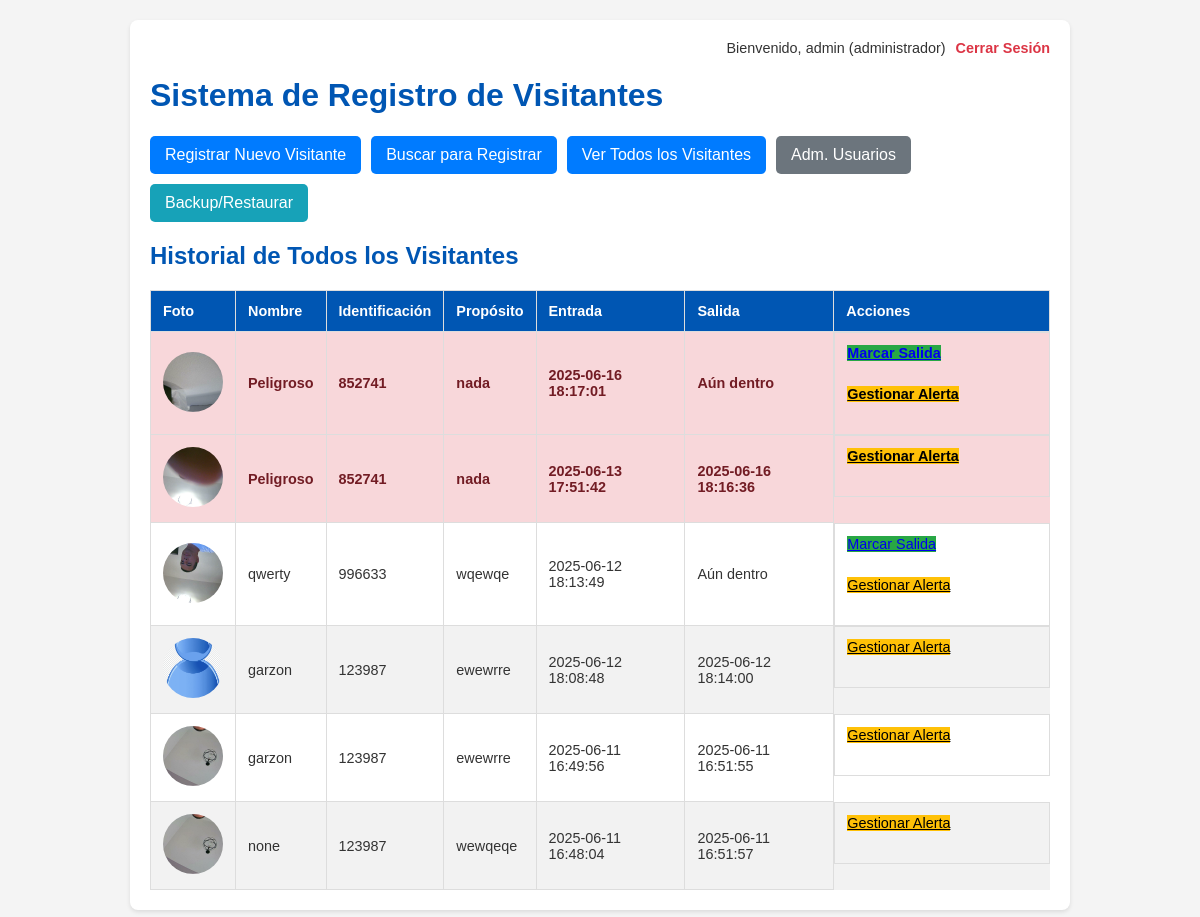
Page /all_visitors (signed in) on the committed database.
### tables this page shows
CREATE TABLE users (
                id INTEGER PRIMARY KEY AUTOINCREMENT, username TEXT UNIQUE NOT NULL,
                password TEXT NOT NULL, role TEXT NOT NULL, photo_path TEXT
            );

CREATE TABLE visitors (
                id INTEGER PRIMARY KEY AUTOINCREMENT,
                name TEXT NOT NULL, id_number TEXT NOT NULL, purpose TEXT NOT NULL,
                entry_time DATETIME NOT NULL, exit_time DATETIME,
                registered_by TEXT NOT NULL, photo_path TEXT
            );

### app.py (the view)
@app.route('/all_visitors')
@login_required
def view_all_visitors():
    all_visitors = get_db_connection().execute('SELECT v.*, f.reason as flag_reason FROM visitors v LEFT JOIN flagged_visitors f ON v.id_number = f.id_number ORDER BY v.entry_time DESC').fetchall()
    return render_template('index.html', visitors=all_visitors, current_user=g.user, all_visitors=True)

### app.py (called while the page is built)
def get_db_connection():
    conn = sqlite3.connect(app.config['DATABASE'])
    conn.row_factory = sqlite3.Row
    return conn

@app.before_request
def load_logged_in_user():
    user_id = session.get('user_id')
    g.user = None
    if user_id:
        conn = get_db_connection()
        g.user = conn.execute('SELECT * FROM users WHERE id = ?', (user_id,)).fetchone()
        conn.close()

def login_required(view):
    @functools.wraps(view)
    def wrapped_view(**kwargs):
        if g.user is None:
            flash('Debes iniciar sesión para acceder a esta página.', 'warning')
            return redirect(url_for('login'))
        return view(**kwargs)
    return wrapped_view

### templates/index.html (shortened to what this page needs)
<!DOCTYPE html>
<html lang="es">
<head>
</head>
<body>
    <div class="container">
        {% if current_user %}
        <div class="user-info">
            <span>Bienvenido, {{ current_user.username }} ({{ current_user.role }})</span>
            <a href="{{ url_for('logout') }}">Cerrar Sesión</a>
        </div>
        {% endif %}
        <h1>Sistema de Registro de Visitantes</h1>
        <div class="action-buttons">
            <a href="{{ url_for('register') }}" class="button-main">Registrar Nuevo Visitante</a>
            <a href="{{ url_for('search_visitor') }}" class="button-main">Buscar para Registrar</a>
            <a href="{{ url_for('view_all_visitors') }}" class="button-main">Ver Todos los Visitantes</a>
            {% if current_user and current_user.role == 'administrador' %}
                <a href="{{ url_for('manage_users') }}" class="button-secondary">Adm. Usuarios</a>
                <a href="{{ url_for('restore_backup_options') }}" class="button-info">Backup/Restaurar</a>
            {% endif %}
        </div>
        <h2>{% if all_visitors %}Historial de Todos los Visitantes{% elif is_backup_view %}Datos del Backup{% else %}Visitantes Actualmente en el Colegio{% endif %}</h2>
        {% if visitors %}
        <table>
            <thead>
                <tr>
                    <th>Foto</th><th>Nombre</th><th>Identificación</th><th>Propósito</th><th>Entrada</th><th>Salida</th><th>Acciones</th>
                </tr>
            </thead>
            <tbody>
                {% for visitor in visitors %}
                <tr class="{{ 'flagged-visitor' if visitor.flag_reason }}" title="{{ 'Motivo de Alerta: ' + visitor.flag_reason if visitor.flag_reason else '' }}">
                    <td>
                        {% if visitor.photo_path %}
                            <img src="{{ url_for('static', filename=visitor.photo_path) }}" alt="Foto" class="visitor-photo">
                        {% else %}
                            <img src="{{ url_for('static', filename='uploads/users/default_user_photo.png') }}" alt="Sin Foto" class="visitor-photo">
                        {% endif %}
                    </td>
                    <td>{{ visitor.name }}</td>
                    <td>{{ visitor.id_number }}</td>
                    <td>{{ visitor.purpose }}</td>
                    <td>{{ visitor.entry_time.split('.')[0] }}</td>
                    <td>{{ visitor.exit_time.split('.')[0] if visitor.exit_time else 'Aún dentro' }}</td>
                    <td class="td-actions">
                        {% if not visitor.exit_time and not is_backup_view %}
                            <a href="{{ url_for('mark_exit', visitor_id=visitor.id) }}" class="action-buttons button-exit">Marcar Salida</a>
                        {% endif %}
                        <a href="{{ url_for('manage_visitor_alert', id_number=visitor.id_number) }}" class="action-buttons button-alert">Gestionar Alerta</a>
                    </td>
                </tr>
                {% endfor %}
            </tbody>
        </table>
        {% else %}
            <p>No hay visitantes registrados.</p>
        {% endif %}
    </div>
</body>
</html>

### templates/index.html (style rules this page uses)
body { font-family: Arial, sans-serif; margin: 20px; background-color: #f4f4f4; color: #333; }
.container { max-width: 900px; margin: auto; background: #fff; padding: 20px; border-radius: 8px; box-shadow: 0 2px 4px rgba(0,0,0,0.1); }
h1, h2 { color: #0056b3; }
table { width: 100%; border-collapse: collapse; margin-top: 20px; font-size: 0.9em; }
th, td { padding: 12px; border: 1px solid #ddd; text-align: left; vertical-align: middle; }
th { background-color: #0056b3; color: white; }
tr:nth-child(even) { background-color: #f2f2f2; }
.flagged-visitor { background-color: #f8d7da !important; font-weight: bold; }
.flagged-visitor td { color: #721c24; }
.user-info { text-align: right; margin-bottom: 20px; font-size: 0.9em; display: flex; justify-content: flex-end; align-items: center; }
.user-info a { color: #dc3545; text-decoration: none; font-weight: bold; margin-left: 10px; }
.user-photo, .visitor-photo { width: 60px; height: 60px; border-radius: 50%; object-fit: cover; }
.action-buttons { margin-bottom: 20px; display: flex; flex-wrap: wrap; gap: 10px; }
.action-buttons a, .action-buttons button { color: white; padding: 10px 15px; text-decoration: none; border-radius: 5px; border: none; font-family: Arial, sans-serif; font-size: 1em; cursor: pointer; }
.td-actions { display: flex; flex-wrap: wrap; gap: 5px; }
.button-main { background-color: #007bff; }
.button-secondary { background-color: #6c757d; }
.button-info { background-color: #17a2b8; }
.button-exit { background-color: #28a745; }
.button-alert { background-color: #ffc107; color: black !important; }

### rows in the picture
users: username "admin", role "administrador"
visitors: photo_path (picture), name "Peligroso", id_number "852741", purpose "nada", entry_time "2025-06-16 18:17:01", exit_time "Aún dentro"
visitors: photo_path (picture), name "Peligroso", id_number "852741", purpose "nada", entry_time "2025-06-13 17:51:42", exit_time "2025-06-16 18:16:36"
visitors: photo_path (picture), name "qwerty", id_number "996633", purpose "wqewqe", entry_time "2025-06-12 18:13:49", exit_time "Aún dentro"
visitors: name "garzon", id_number "123987", purpose "ewewrre", entry_time "2025-06-12 18:08:48", exit_time "2025-06-12 18:14:00"
visitors: photo_path (picture), name "garzon", id_number "123987", purpose "ewewrre", entry_time "2025-06-11 16:49:56", exit_time "2025-06-11 16:51:55"
visitors: photo_path (picture), name "none", id_number "123987", purpose "wewqeqe", entry_time "2025-06-11 16:48:04", exit_time "2025-06-11 16:51:57"
